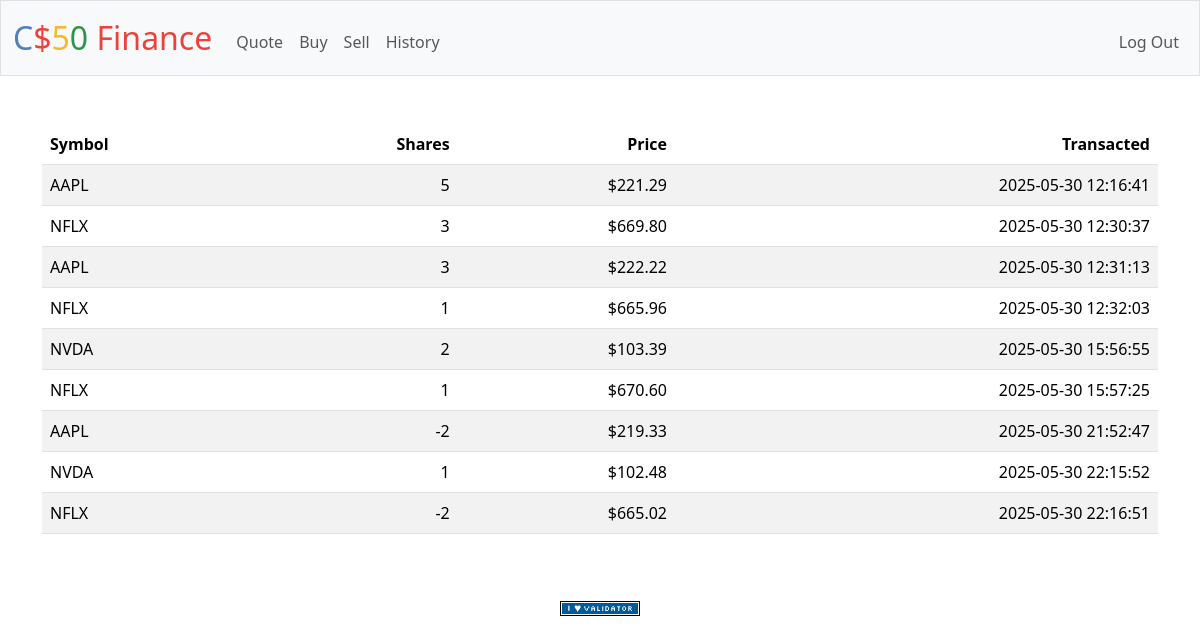
Screenshot of /history (signed in) with the database file from the repository.
### tables this page shows
CREATE TABLE shares (
    id INTEGER PRIMARY KEY AUTOINCREMENT NOT NULL,
    user_id INTEGER NOT NULL,
    symbol TEXT NOT NULL,
    shares INTEGER NOT NULL,
    price NUMERIC NOT NULL,
    total NUMERIC NOT NULL,
    date DATETIME NOT NULL

);

### app.py (the view)
@app.route("/history")
@login_required
def history():
    rows = db.execute("SELECT symbol, shares, price, date FROM shares WHERE user_id = ?", session["user_id"])
    for row in rows:
        row["symbol"] = row["symbol"].upper()
    return render_template("history.html", rows=rows)

### app.py (called while the page is built)
@app.after_request
def after_request(response):
    response.headers["Cache-Control"] = "no-cache, no-store, must-revalidate"
    response.headers["Expires"] = 0
    response.headers["Pragma"] = "no-cache"
    return response

### helpers.py (called while the page is built)
def login_required(f):
    @wraps(f)
    def decorated_function(*args, **kwargs):
        if session.get("user_id") is None:
            return redirect("/login")
        return f(*args, **kwargs)
    return decorated_function

def usd(value):
    return f"${value:,.2f}"

### templates/history.html (shortened to what this page needs)
{% extends "layout.html" %}
{% block main %}
    <table class="table table-striped">
        <thead>
            <tr>
                <th class="text-start">Symbol</th>
                <th class="text-end">Shares</th>
                <th class="text-end">Price</th>
                <th class="text-end">Transacted</th>
            </tr>
        </thead>
        <tbody>
            {% for row in rows %}
                <tr>
                    <td class="text-start">{{ row.symbol }}</td>
                    <td class="text-end">{{ row.shares }}</td>
                    <td class="text-end">{{ row.price | usd }}</td>
                    <td class="text-end">{{ row.date }}</td>
                </tr>
            {% endfor %}
        </tbody>
    </table>
{% endblock %}

### templates/layout.html (shortened to what this page needs)
<!DOCTYPE html>
<html lang="en">
    <head>
        <link href="https://cdn.jsdelivr.net/npm/bootstrap@5.3.3/dist/css/bootstrap.min.css" rel="stylesheet">
        <link href="/static/styles.css" rel="stylesheet">
    </head>
    <body>
        <nav class="bg-light border navbar navbar-expand-md navbar-light">
            <div class="container-fluid">
                <a class="navbar-brand" href="/"><span class="blue">C</span><span class="red">$</span><span class="yellow">5</span><span class="green">0</span> <span class="red">Finance</span></a>
                <div class="collapse navbar-collapse" id="navbar">
                    {% if session["user_id"] %}
                        <ul class="navbar-nav me-auto mt-2">
                            <li class="nav-item"><a class="nav-link" href="/quote">Quote</a></li>
                            <li class="nav-item"><a class="nav-link" href="/buy">Buy</a></li>
                            <li class="nav-item"><a class="nav-link" href="/sell">Sell</a></li>
                            <li class="nav-item"><a class="nav-link" href="/history">History</a></li>
                        </ul>
                        <ul class="navbar-nav ms-auto mt-2">
                            <li class="nav-item"><a class="nav-link" href="/logout">Log Out</a></li>
                        </ul>
                    {% else %}
                        <ul class="navbar-nav ms-auto mt-2">
                            <li class="nav-item"><a class="nav-link" href="/register">Register</a></li>
                            <li class="nav-item"><a class="nav-link" href="/login">Log In</a></li>
                        </ul>
                    {% endif %}
                </div>
            </div>
        </nav>
        <main class="container py-5 text-center">
            {% block main %}{% endblock %}
        </main>
        <footer class="mb-5">
            <form action="https://validator.w3.org/check" class="text-center" enctype="multipart/form-data" method="post" target="_blank">
                <input alt="Validate" src="/static/I_heart_validator.png" type="image">
            </form>
        </footer>
    </body>
</html>

### static/styles.css (style rules this page uses)
nav .navbar-brand { font-size: xx-large; }
nav .navbar-brand .blue { color: #537fbe; }
nav .navbar-brand .red { color: #ea433b; }
nav .navbar-brand .yellow { color: #f5b82e; }
nav .navbar-brand .green { color: #2e944b; }

### rows the page displays
shares: symbol "AAPL", shares "5", price "$221.29", date "2025-05-30 12:16:41"
shares: symbol "NFLX", shares "3", price "$669.80", date "2025-05-30 12:30:37"
shares: symbol "AAPL", shares "3", price "$222.22", date "2025-05-30 12:31:13"
shares: symbol "NFLX", shares "1", price "$665.96", date "2025-05-30 12:32:03"
shares: symbol "NVDA", shares "2", price "$103.39", date "2025-05-30 15:56:55"
shares: symbol "NFLX", shares "1", price "$670.60", date "2025-05-30 15:57:25"
shares: symbol "AAPL", shares "-2", price "$219.33", date "2025-05-30 21:52:47"
shares: symbol "NVDA", shares "1", price "$102.48", date "2025-05-30 22:15:52"
shares: symbol "NFLX", shares "-2", price "$665.02", date "2025-05-30 22:16:51"
